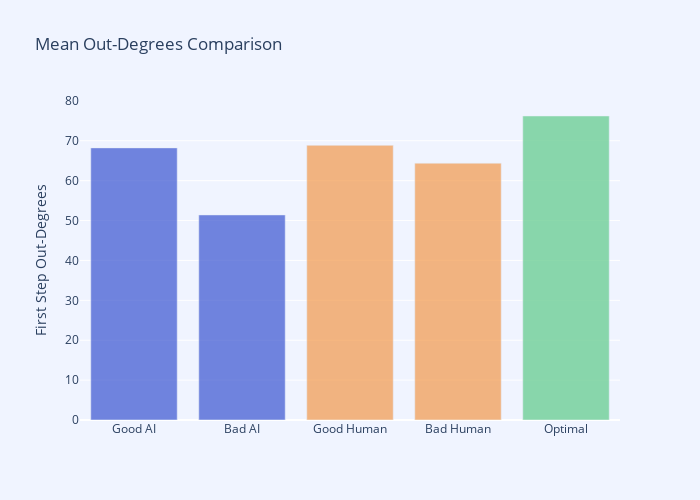
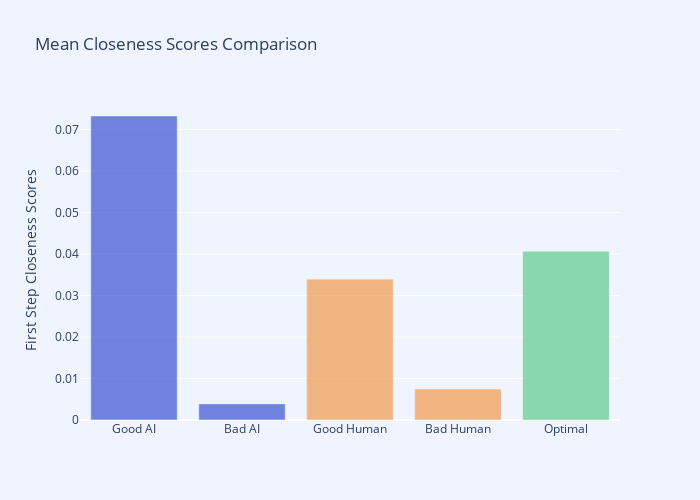

The cell these charts' notebook holds for them, in order:
### Code cell
# Path Degree Analysis
in_degrees = dict(G.in_degree())  
out_degrees = dict(G.out_degree()) 
total_degrees = {node: in_degrees.get(node, 0) + out_degrees.get(node, 0) for node in set(in_degrees) | set(out_degrees)}

AI_path_degrees = compute_path_degrees(AI_paths, out_degrees)
human_path_degrees = compute_path_degrees(human_paths, out_degrees)
shortest_path_degrees = compute_path_degrees(shortest_paths, out_degrees)

degree_filtering_length = 3
degree_first_n = 3
filtered_ai_degrees = score_filtering(AI_path_degrees, ai_path_len, degree_filtering_length, degree_first_n)
filtered_human_degrees = score_filtering(human_path_degrees, human_path_len, degree_filtering_length, degree_first_n)
filtered_shortest_degrees = score_filtering(shortest_path_degrees, shortest_path_len, degree_filtering_length, degree_first_n)

degree_means, score_means = compute_degree_and_score_means(human_path_len, ai_path_len, AI_paths, AI_path_degrees, ai_closeness_scores, human_paths, human_path_degrees, human_closeness_scores, shortest_path_degrees, optimal_closeness_scores)

plot_mean_degrees_and_closeness(degree_means, score_means)

### Figure 1 — Plotly figure (JSON) as saved in the notebook; plotly's stock layout.template omitted (floating-point values rounded to 4 significant figures)
{"data": [{"hovertemplate": ["%{x}: %{y:.2f}<extra></extra>", "%{x}: %{y:.2f}<extra></extra>", "%{x}: %{y:.2f}<extra></extra>", "%{x}: %{y:.2f}<extra></extra>", "%{x}: %{y:.2f}<extra></extra>"], "marker": {"color": ["rgba(58, 85, 209, 0.7)", "rgba(58, 85, 209, 0.7)", "rgba(242, 153, 74, 0.7)", "rgba(242, 153, 74, 0.7)", "rgba(111, 207, 151, 0.8)"]}, "type": "bar", "x": ["Good AI", "Bad AI", "Good Human", "Bad Human", "Optimal"], "y": [68.22, 51.41, 68.85, 64.38, 76.21]}], "layout": {"font": {"size": 12}, "height": 500, "paper_bgcolor": "rgba(240, 244, 255, 1)", "plot_bgcolor": "rgba(240, 244, 255, 1)", "title": {"text": "Mean Out-Degrees Comparison"}, "width": 700, "yaxis": {"title": {"text": "First Step Out-Degrees"}}}}

### Figure 2 — Plotly figure (JSON) as saved in the notebook; plotly's stock layout.template omitted (floating-point values rounded to 4 significant figures)
{"data": [{"hovertemplate": ["%{x}: %{y:.2f}<extra></extra>", "%{x}: %{y:.2f}<extra></extra>", "%{x}: %{y:.2f}<extra></extra>", "%{x}: %{y:.2f}<extra></extra>", "%{x}: %{y:.2f}<extra></extra>"], "marker": {"color": ["rgba(58, 85, 209, 0.7)", "rgba(58, 85, 209, 0.7)", "rgba(242, 153, 74, 0.7)", "rgba(242, 153, 74, 0.7)", "rgba(111, 207, 151, 0.8)"]}, "type": "bar", "x": ["Good AI", "Bad AI", "Good Human", "Bad Human", "Optimal"], "y": [0.07324, 0.003875, 0.03393, 0.007442, 0.04063]}], "layout": {"font": {"size": 12}, "height": 500, "paper_bgcolor": "rgba(240, 244, 255, 1)", "plot_bgcolor": "rgba(240, 244, 255, 1)", "title": {"text": "Mean Closeness Scores Comparison"}, "width": 700, "yaxis": {"title": {"text": "First Step Closeness Scores"}}}}
